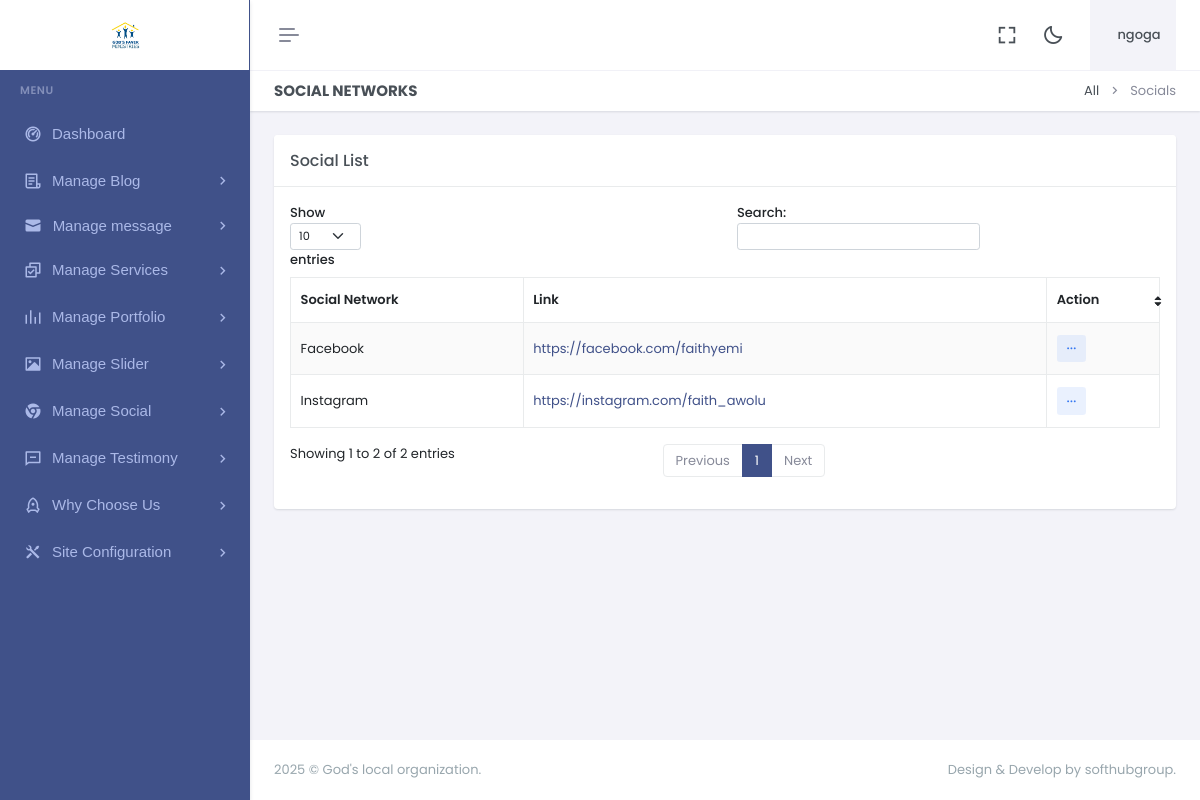
Screenshot of /dashboard/social-links.php (signed in) with the database file from the repository.
### tables this page shows
CREATE TABLE `logo` (
  `id` int(11) NOT NULL,
  `xfile` varchar(1000) NOT NULL,
  `ufile` varchar(1000) NOT NULL,
  `updated_at` timestamp NOT NULL DEFAULT current_timestamp() ON UPDATE current_timestamp()
);

CREATE TABLE `social` (
  `id` int(11) NOT NULL,
  `name` varchar(150) NOT NULL,
  `fa` varchar(150) NOT NULL,
  `social_link` varchar(500) NOT NULL
);

### dashboard/social-links.php (the view)
<?php include"header.php";?>
<?php include"sidebar.php";?>
<div class="main-content">
 <div class="page-content">
       <div class="container-fluid">
                    <div class="row">
                        <div class="col-12">
                            <div class="page-title-box d-sm-flex align-items-center justify-content-between">
                                <h4 class="mb-sm-0">Social Networks</h4>
                                <div class="page-title-right">
                                    <ol class="breadcrumb m-0">
                                        <li class="breadcrumb-item"><a href="javascript: void(0);">All</a></li>
                                        <li class="breadcrumb-item active">Socials</li>
                                    </ol>
                                </div>
                            </div>
                        </div>
                    </div>
                    <div class="row">
                        <div class="col-lg-12">
                            <div class="card">
                                <div class="card-header">
                                    <h5 class="card-title mb-0">Social List</h5>
                                </div>
                                <div class="card-body">
                                    <table id="example" class="table table-bordered dt-responsive nowrap table-striped align-middle" style="width:100%">
                                        <thead>
                                            <tr>
                                                <th data-ordering="false">Social Network</th>
                                                <th data-ordering="false">Link</th>
                                                <th>Action</th>
                                            </tr>
                                        </thead>
                                        <tbody>
                                        <?php
				   $q="SELECT * FROM  social ORDER BY id DESC";
 $r123 = mysqli_query($con,$q);
while($ro = mysqli_fetch_array($r123))
{
	$id="$ro[id]";
	$name="$ro[name]";
  $social_link="$ro[social_link]";
  print "<tr>
				  <td>
				  $name
				  </td>
          <td><a href='$social_link'>
				  $social_link</a>
				  </td>
          <td>
                                                    <div class='dropdown d-inline-block'>
                                                        <button class='btn btn-soft-secondary btn-sm dropdown' type='button' data-bs-toggle='dropdown' aria-expanded='false'>
                                                            <i class='ri-more-fill align-middle'></i>
                                                        </button>
                                                        <ul class='dropdown-menu dropdown-menu-end'>
                                                            <li>
                                                                <a href='deletesocial.php?id=$id' class='dropdown-item remove-item-btn'>
                                                                    <i class='ri-delete-bin-fill align-bottom me-2 text-muted'></i> Delete
                                                                </a>
                                                            </li>
                                                        </ul>
                                                    </div>
                                                </td>
				  </tr>";
  }
  ?>
                                        </tbody>
                                    </table>
                                </div>
                            </div>
                        </div>
                    </div>
                </div>
            </div>
            <?php include"footer.php";?>

### dashboard/sidebar.php (shortened to what this page needs)
<?php
include"../z_db.php";
?>
<div class="app-menu navbar-menu">
  <div class="navbar-brand-box bg-white">
<?php
    $rr=mysqli_query($con,"SELECT ufile FROM logo");
$r = mysqli_fetch_row($rr);
$ufile = $r[0];
?>
    <a href="dashboard" class="logo logo-light">
      <span class="logo-lg">
        <img src="uploads/logo/<?php print $ufile?>" alt="" height="30">
      </span>
    </a>
  </div>
  <div id="scrollbar">
    <div class="container-fluid">
      <ul class="navbar-nav" id="navbar-nav">
        <li class="menu-title"><span data-key="t-menu">Menu</span></li>
        <li class="nav-item">
                <a href="dashboard" class="nav-link" data-key="t-analytics">  <i class="ri-dashboard-2-line"></i> <span data-key="t-dashboards"> Dashboard </span></a>
              </li>
              <li class="nav-item">
                            <a class="nav-link menu-link" href="#sidebarB" data-bs-toggle="collapse" role="button" aria-expanded="true" aria-controls="sidebarLanding">
                                <i class="ri-file-list-3-line"></i> <span data-key="t-landing">Manage Blog</span>
                            </a>
                        </li>
                        <li class="nav-item">
                            <a class="nav-link menu-link" href="#sidebarM" data-bs-toggle="collapse" role="button" aria-expanded="true" aria-controls="sidebarLanding">
                            <svg xmlns="http://www.w3.org/2000/svg" width="1em" height="1em" viewBox="0 0 20 20">
                                <path fill="currentColor" d="M0 8v8a2 2 0 0 0 2 2h16a2 2 0 0 0 2-2V8l-10 4z"/>
                                <path fill="currentColor" d="M2 2a2 2 0 0 0-2 2v2l10 4l10-4V4a2 2 0 0 0-2-2z"/></svg> <span data-key="t-landing">Manage message</span>
                            </a>
                        </li>
              <li class="nav-item">
                            <a class="nav-link menu-link" href="#sidebarLanding" data-bs-toggle="collapse" role="button" aria-expanded="true" aria-controls="sidebarLanding">
                                <i class="ri-checkbox-multiple-line"></i> <span data-key="t-landing">Manage Services</span>
                            </a>
                        </li>
                        <li class="nav-item">
                            <a class="nav-link menu-link" href="#sidebarPot" data-bs-toggle="collapse" role="button" aria-expanded="true" aria-controls="sidebarLanding">
                                <i class="ri-rhythm-fill"></i> <span data-key="t-landing">Manage Portfolio</span>
                            </a>
                        </li>
                        <li class="nav-item">
                            <a class="nav-link menu-link" href="#sidebarSl" data-bs-toggle="collapse" role="button" aria-expanded="true" aria-controls="sidebarLanding">
                                <i class="ri-image-fill"></i> <span data-key="t-landing">Manage Slider</span>
                            </a>
                        </li>
                        <li class="nav-item">
                            <a class="nav-link menu-link" href="#sidebarX" data-bs-toggle="collapse" role="button" aria-expanded="true" aria-controls="sidebarLanding">
                                <i class="ri-chrome-fill"></i> <span data-key="t-landing">Manage Social</span>
                            </a>
                        </li>
                        <li class="nav-item">
                            <a class="nav-link menu-link" href="#sidebarT" data-bs-toggle="collapse" role="button" aria-expanded="true" aria-controls="sidebarLanding">
                                <i class="ri-message-line"></i> <span data-key="t-landing">Manage Testimony</span>
                            </a>
                        </li>
                        <li class="nav-item">
                            <a class="nav-link menu-link" href="#sidebarW" data-bs-toggle="collapse" role="button" aria-expanded="true" aria-controls="sidebarLanding">
                                <i class="ri-rocket-line"></i> <span data-key="t-landing"> Why Choose Us</span>
                            </a>
                        </li>
                        <li class="nav-item">
                            <a class="nav-link menu-link" href="#sidebarK" data-bs-toggle="collapse" role="button" aria-expanded="true" aria-controls="sidebarLanding">
                                <i class="ri-tools-fill"></i> <span data-key="t-landing"> Site Configuration </span>
                            </a>
                        </li>
      </ul>
    </div>
  </div>
  <div class="sidebar-background"></div>
</div>

### rows the page displays
logo: ufile (picture)
social: name "Instagram", social_link "https://instagram.com/faith_awolu"
social: name "Facebook", social_link "https://facebook.com/faithyemi"

### other values shown
$username "ngoga"
